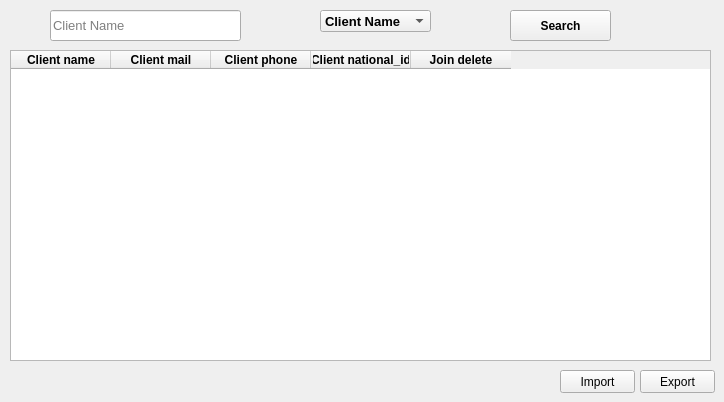
      <widget class="QWidget" name="tab_14">
       <attribute name="title">
        <string>All Clients</string>
       </attribute>
       <widget class="QTableWidget" name="tableWidget_4">
        <property name="geometry">
         <rect>
          <x>10</x>
          <y>50</y>
          <width>701</width>
          <height>311</height>
         </rect>
        </property>
        <property name="font">
         <font>
          <family>Segoe UI</family>
          <pointsize>7</pointsize>
          <weight>50</weight>
          <bold>false</bold>
         </font>
        </property>
        <column>
         <property name="text">
          <string>Client name</string>
         </property>
         <property name="font">
          <font>
           <pointsize>9</pointsize>
           <weight>75</weight>
           <italic>false</italic>
           <bold>true</bold>
           <underline>false</underline>
          </font>
         </property>
         <property name="textAlignment">
          <set>AlignCenter</set>
         </property>
         <property name="background">
          <color>
           <red>255</red>
           <green>255</green>
           <blue>255</blue>
          </color>
         </property>
        </column>
        <column>
         <property name="text">
          <string>Client mail</string>
         </property>
         <property name="font">
          <font>
           <pointsize>9</pointsize>
           <weight>75</weight>
           <bold>true</bold>
          </font>
         </property>
         <property name="textAlignment">
          <set>AlignCenter</set>
         </property>
        </column>
        <column>
         <property name="text">
          <string>Client phone</string>
         </property>
         <property name="font">
          <font>
           <pointsize>9</pointsize>
           <weight>75</weight>
           <bold>true</bold>
          </font>
         </property>
         <property name="textAlignment">
          <set>AlignCenter</set>
         </property>
        </column>
        <column>
         <property name="text">
          <string>Client national_id</string>
         </property>
         <property name="font">
          <font>
           <pointsize>9</pointsize>
           <weight>75</weight>
           <bold>true</bold>
          </font>
         </property>
         <property name="textAlignment">
          <set>AlignCenter</set>
         </property>
        </column>
        <column>
         <property name="text">
          <string>Join delete</string>
         </property>
         <property name="font">
          <font>
           <pointsize>9</pointsize>
           <weight>75</weight>
           <bold>true</bold>
          </font>
         </property>
         <property name="textAlignment">
          <set>AlignCenter</set>
         </property>
        </column>
       </widget>
       <widget class="QLineEdit" name="lineEdit_2">
        <property name="geometry">
         <rect>
          <x>50</x>
          <y>10</y>
          <width>191</width>
          <height>31</height>
         </rect>
        </property>
        <property name="font">
         <font>
          <family>MS Shell Dlg 2</family>
          <pointsize>10</pointsize>
          <weight>50</weight>
          <bold>false</bold>
         </font>
        </property>
        <property name="text">
         <string/>
        </property>
        <property name="placeholderText">
         <string extracomment="Client Name">Client Name</string>
        </property>
       </widget>
       <widget class="QPushButton" name="pushButton_16">
        <property name="geometry">
         <rect>
          <x>510</x>
          <y>10</y>
          <width>101</width>
          <height>31</height>
         </rect>
        </property>
        <property name="font">
         <font>
          <family>MS Shell Dlg 2</family>
          <weight>75</weight>
          <bold>true</bold>
         </font>
        </property>
        <property name="text">
         <string>Search</string>
        </property>
       </widget>
       <widget class="QComboBox" name="comboBox_9">
        <property name="geometry">
         <rect>
          <x>320</x>
          <y>10</y>
          <width>111</width>
          <height>22</height>
         </rect>
        </property>
        <property name="font">
         <font>
          <family>MS Shell Dlg 2</family>
          <pointsize>10</pointsize>
          <weight>75</weight>
          <bold>true</bold>
         </font>
        </property>
        <item>
         <property name="text">
          <string>Client Name</string>
         </property>
        </item>
        <item>
         <property name="text">
          <string>Client Mail</string>
         </property>
        </item>
        <item>
         <property name="text">
          <string>Client phone</string>
         </property>
        </item>
        <item>
         <property name="text">
          <string>Client Nationa ld</string>
         </property>
        </item>
       </widget>
       <widget class="QPushButton" name="pushButton_22">
        <property name="geometry">
         <rect>
          <x>640</x>
          <y>370</y>
          <width>75</width>
          <height>23</height>
         </rect>
        </property>
        <property name="text">
         <string>Export</string>
        </property>
       </widget>
       <widget class="QPushButton" name="pushButton_23">
        <property name="geometry">
         <rect>
          <x>560</x>
          <y>370</y>
          <width>75</width>
          <height>23</height>
         </rect>
        </property>
        <property name="text">
         <string>Import</string>
        </property>
       </widget>
      </widget>
